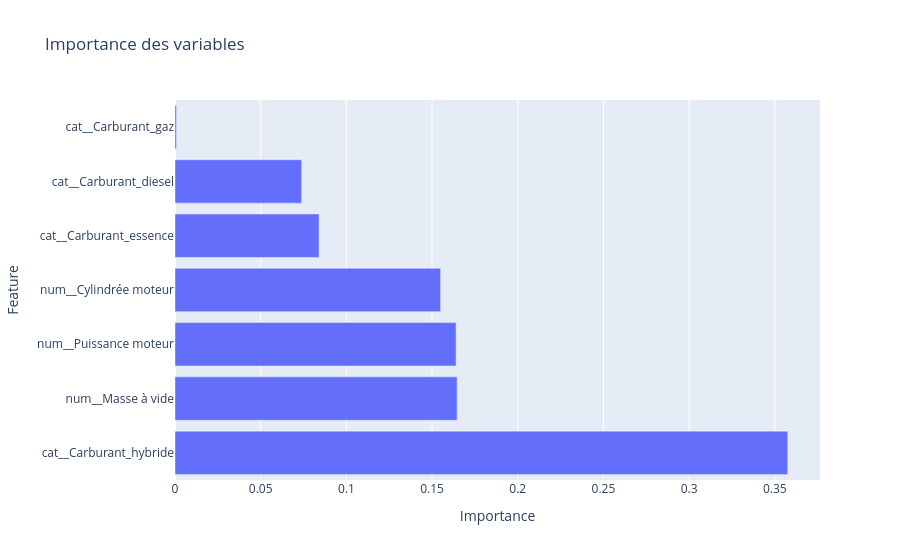

Notebook code cell kept with this figure:
### Code cell
fig = px.bar(
    importance_df,
    x='Importance',
    y='Feature',
    orientation='h',
    title="Importance des variables"
)
fig.show()

### Figure 1 — Plotly figure (JSON) as saved in the notebook; plotly's stock layout.template omitted (floating-point values rounded to 4 significant figures)
{"data": [{"alignmentgroup": "True", "hovertemplate": "Importance=%{x}<br>Feature=%{y}<extra></extra>", "legendgroup": "", "marker": {"color": "#636efa", "pattern": {"shape": ""}}, "name": "", "offsetgroup": "", "orientation": "h", "showlegend": false, "textposition": "auto", "type": "bar", "x": [0.3575, 0.1646, 0.164, 0.155, 0.08406, 0.07391, 0.000876], "xaxis": "x", "y": ["cat__Carburant_hybride", "num__Masse à vide", "num__Puissance moteur", "num__Cylindrée moteur", "cat__Carburant_essence", "cat__Carburant_diesel", "cat__Carburant_gaz"], "yaxis": "y"}], "layout": {"barmode": "relative", "legend": {"tracegroupgap": 0}, "title": {"text": "Importance des variables"}, "xaxis": {"anchor": "y", "domain": [0, 1], "title": {"text": "Importance"}}, "yaxis": {"anchor": "x", "domain": [0, 1], "title": {"text": "Feature"}}}}
